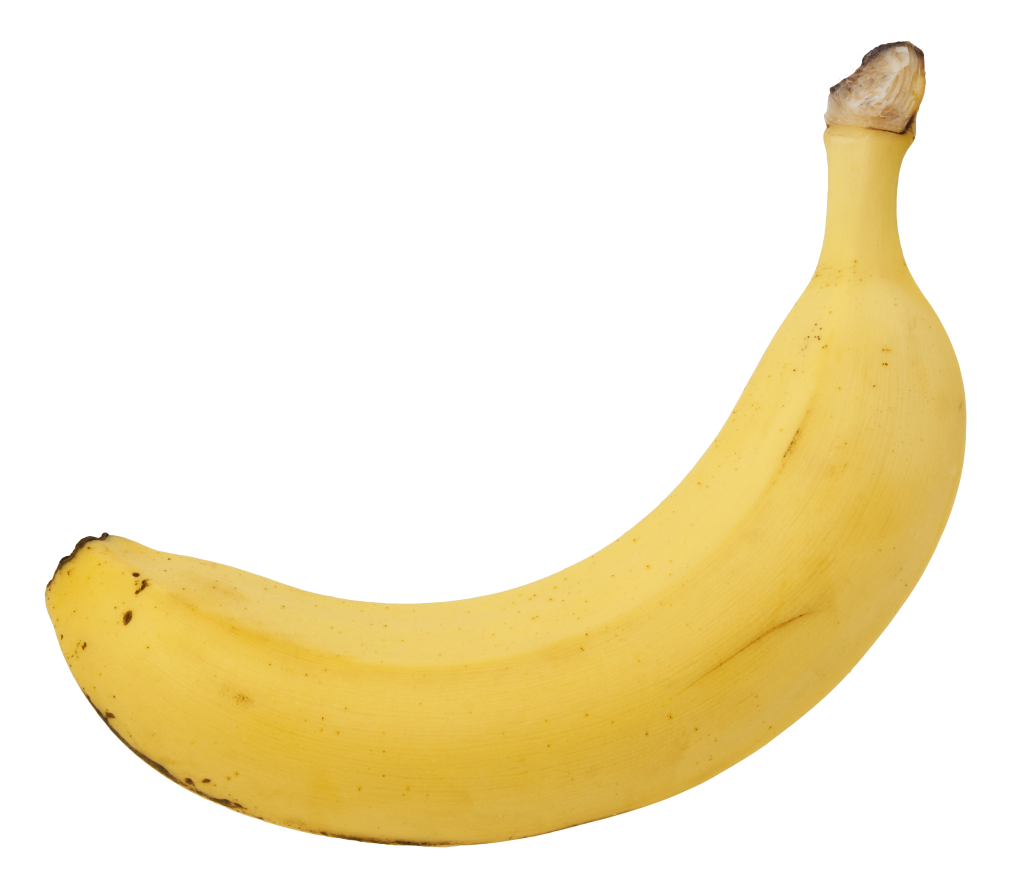
%> input picture img/banana.jpg, 3030 x 2670 px (shown at 1/3 size)
$ octave histest.m   (GNU Octave 9; MATLAB toolbox functions it lacks are replaced by stand-ins)
%> lines starting %> are read from the running program, lines starting %| are printed output that depends on the picture; in (x1, y1, x2, y2) boxes, pixels count from 0 and x2, y2 are one past the last pixel; in counts of white or black regions, pixels touching at a corner belong together; the program's own positions count from 1
im = imread('banana.jpg');

red = im(:,:,1);
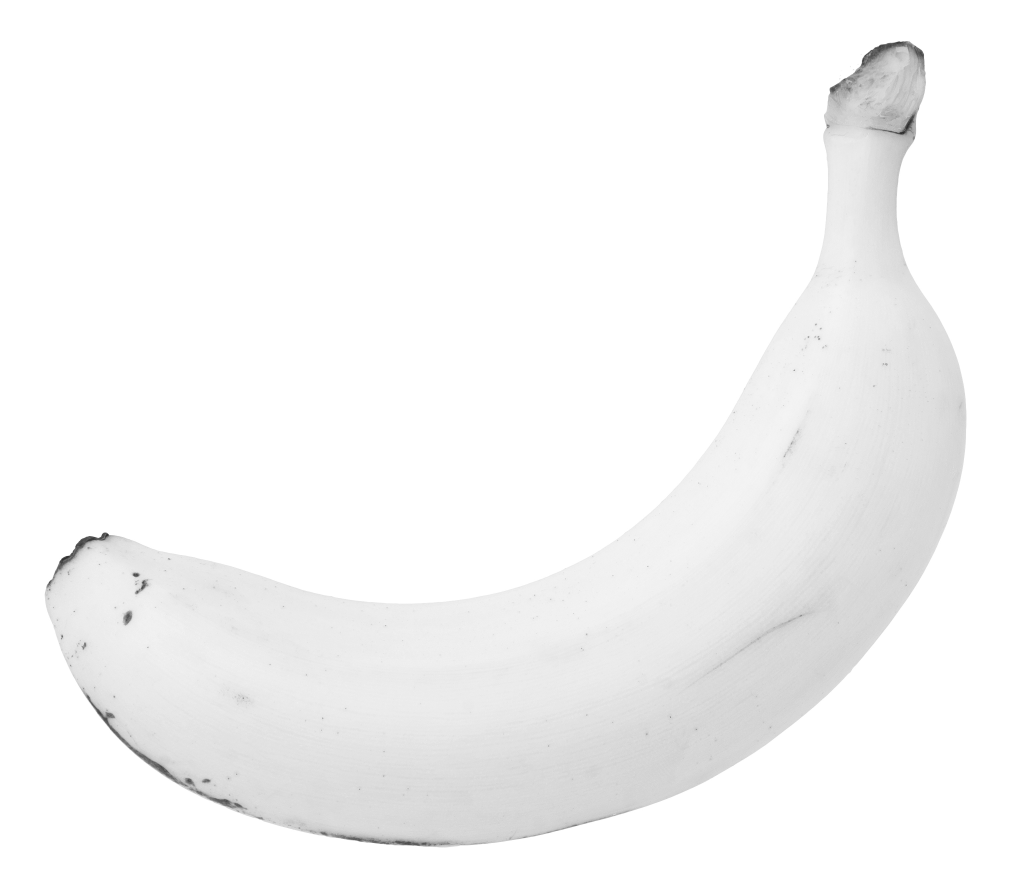
%> red: size 2670x3030 uint8 (shown at 1/3 size); min 37, max 255, mean 246.2
green = im(:,:,2);
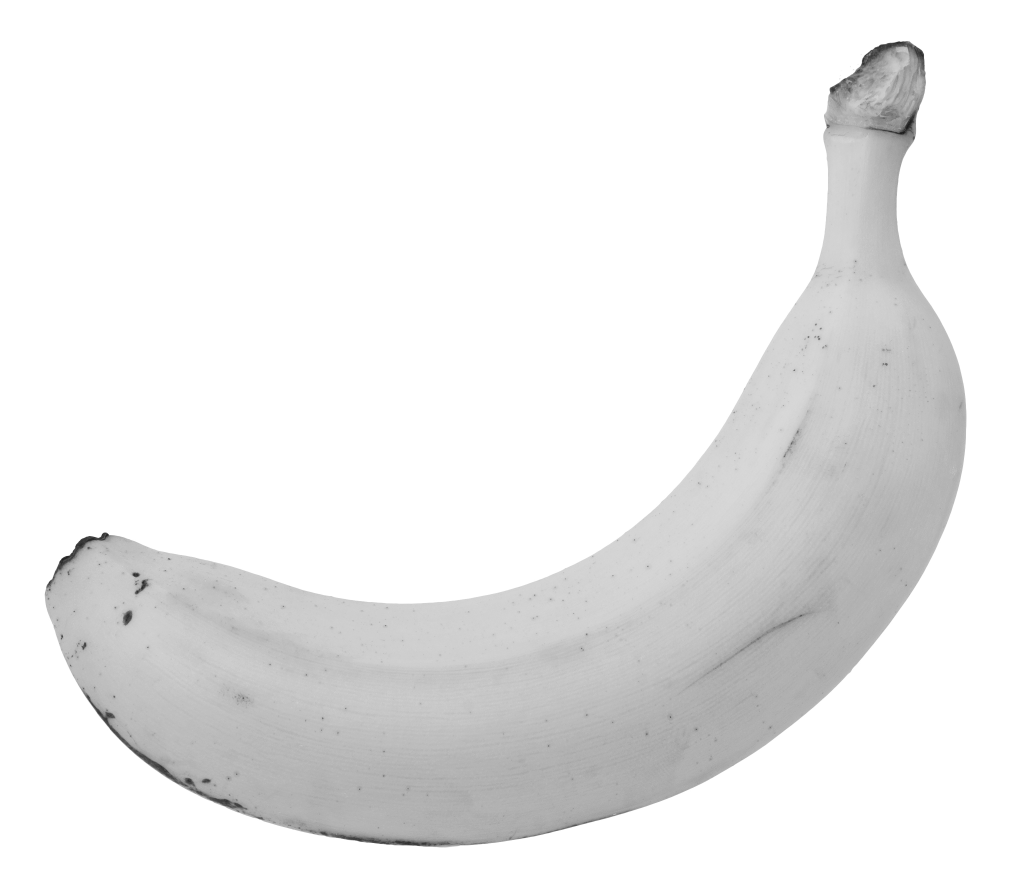
%> green: size 2670x3030 uint8 (shown at 1/3 size); min 21, max 255, mean 235.5
blue = im(:,:,3);
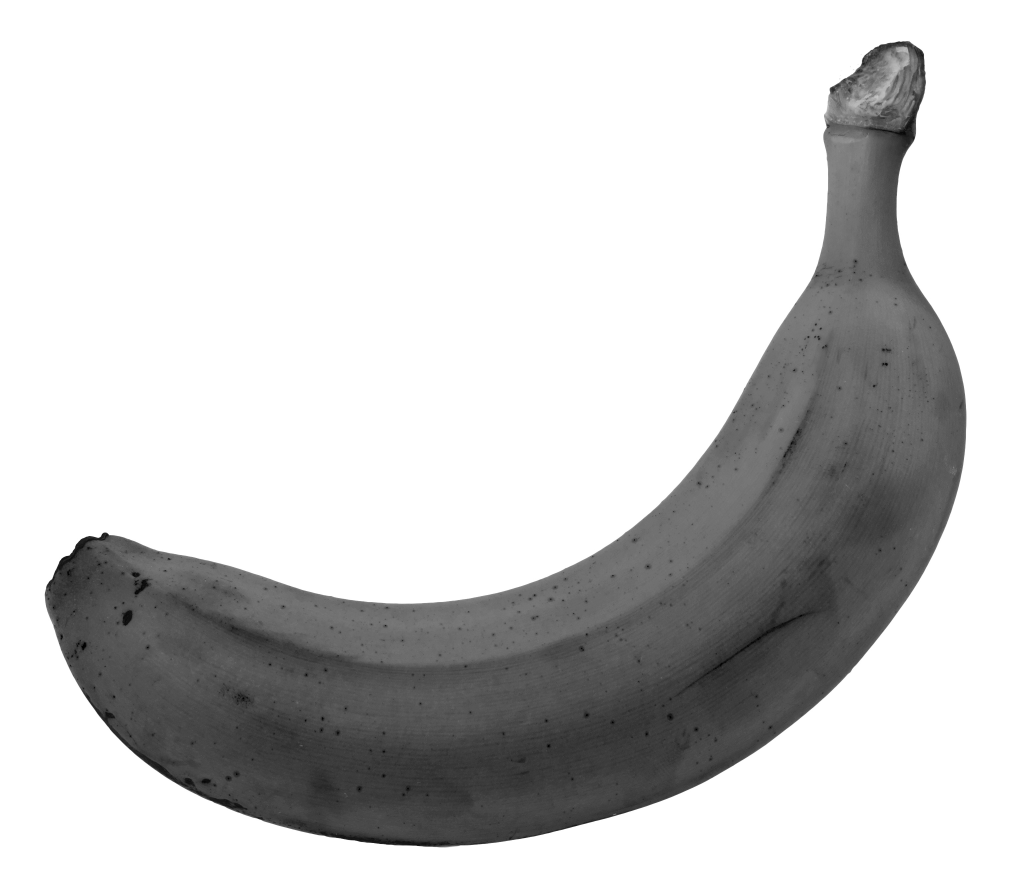
%> blue: size 2670x3030 uint8 (shown at 1/3 size); min 0, max 255, mean 204.4

fuck = 3;
%1 is tomato
%2 is from program
%3 is banana
%4 is slightly overripe banana

if fuck == 1
    redLow = 179;
    redHigh = 226;
    greenLow = 0;
    greenHigh = 112;
    blueLow = 24;
    blueHigh = 78;
elseif fuck == 2
    redLow = 85;
    redHigh = 255;
    greenLow = 0;
    greenHigh = 70;
    blueLow = 0;
    blueHigh = 90;
elseif fuck == 3
    redLow = 66;
    redHigh = 250;
    greenLow = 37;
    greenHigh = 224;
    blueLow = 0;
    blueHigh = 203;
elseif fuck == 4
    redLow = 36;
    redHigh = 201;
    greenLow = 11;
    greenHigh = 179;
    blueLow = 0;
    blueHigh = 141;
end
% make sure to do if statement for which fruit

% red bit
redMask = (red >= redLow) & (red <= redHigh);
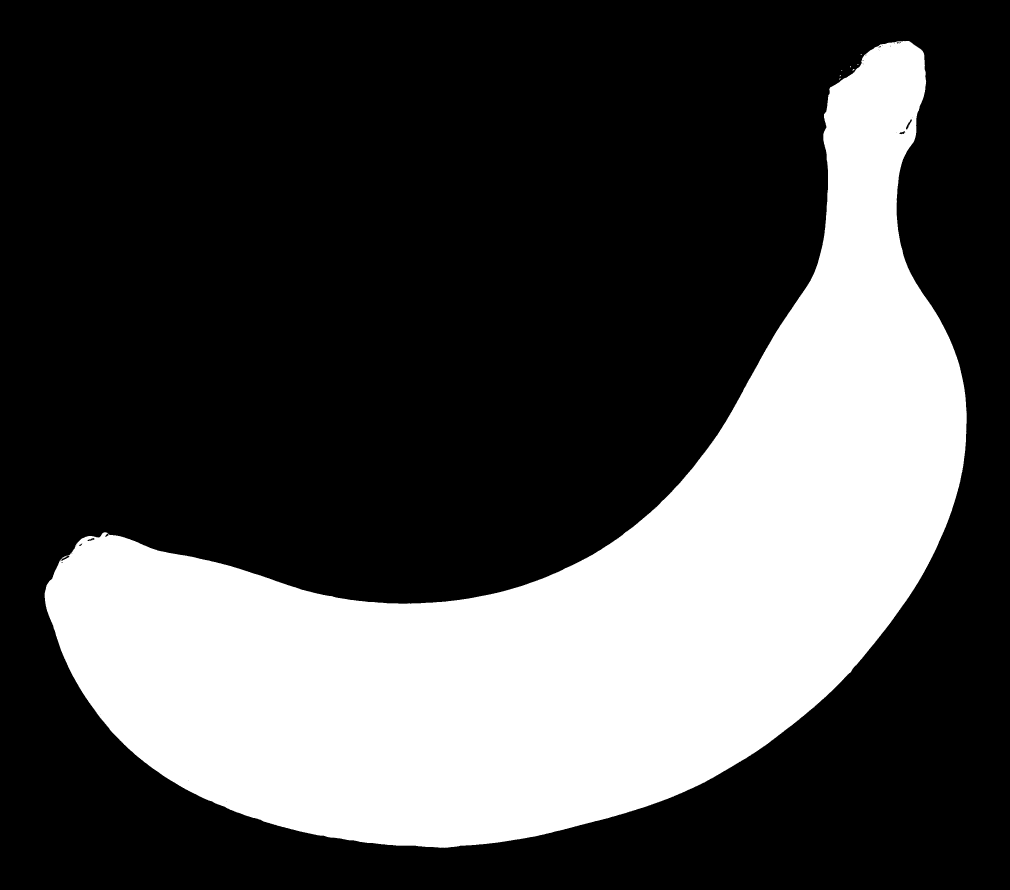
%> redMask: size 2670x3030 logical (shown at 1/3 size); 29.7% white; 8 white regions (7 under 20 px), largest, box (x1, y1, x2, y2) and area: (134, 123, 2900, 2544) 2401858
greenMask = (green >= greenLow) & (green <= greenHigh);
%> greenMask: size 2670x3030 logical; 29.6% white; 4 white regions (3 under 20 px), largest, box (x1, y1, x2, y2) and area: (134, 123, 2899, 2542) 2398219
blueMask = (blue >= blueLow) & (blue <= blueHigh);
%> blueMask: size 2670x3030 logical; 29.7% white; 3 white regions (2 under 20 px), largest, box (x1, y1, x2, y2) and area: (134, 123, 2899, 2542) 2398934

figure();
subplot(2, 2, 1);
imshow(redMask, []);
subplot(2, 2, 2);
imshow(greenMask, []);
subplot(2, 2, 3);
imshow(blueMask, []);

mask = uint8(redMask & greenMask & blueMask);
%> mask: size 2670x3030 uint8; values 0 (black) and 1 (white), 29.6% white; 3 white regions (2 under 20 px), largest, box (x1, y1, x2, y2) and area: (134, 123, 2899, 2542) 2397730
subplot(2, 2, 4);
imshow(mask, []);
